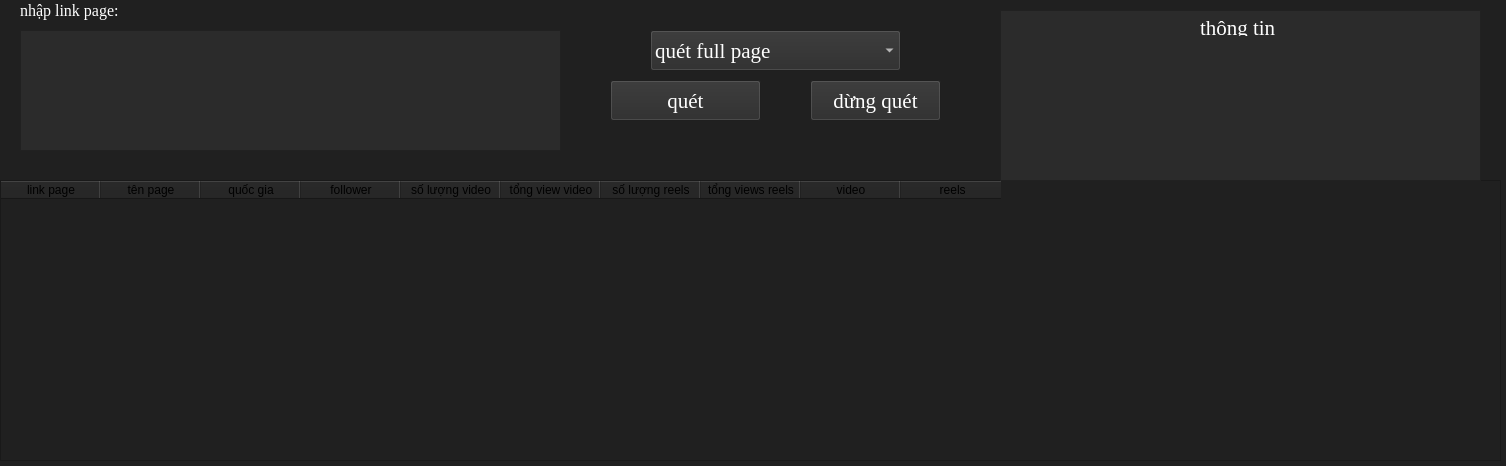
<?xml version="1.0" encoding="UTF-8"?>
<ui version="4.0">
 <class>Form</class>
 <widget class="QWidget" name="Form">
  <property name="geometry">
   <rect>
    <x>0</x>
    <y>0</y>
    <width>1506</width>
    <height>466</height>
   </rect>
  </property>
  <property name="font">
   <font>
    <family>Times New Roman</family>
    <pointsize>10</pointsize>
   </font>
  </property>
  <property name="windowTitle">
   <string>Form</string>
  </property>
  <property name="styleSheet">
   <string notr="true">background-color:rgb(32, 32, 32)</string>
  </property>
  <widget class="QLabel" name="label">
   <property name="geometry">
    <rect>
     <x>20</x>
     <y>0</y>
     <width>111</width>
     <height>20</height>
    </rect>
   </property>
   <property name="font">
    <font>
     <family>Times New Roman</family>
     <pointsize>12</pointsize>
    </font>
   </property>
   <property name="styleSheet">
    <string notr="true">color:rgb(255, 255, 255)</string>
   </property>
   <property name="text">
    <string>nhập link page: </string>
   </property>
  </widget>
  <widget class="QTextEdit" name="textcrawl">
   <property name="geometry">
    <rect>
     <x>20</x>
     <y>30</y>
     <width>541</width>
     <height>121</height>
    </rect>
   </property>
   <property name="styleSheet">
    <string notr="true">color:rgb(255, 255, 255);background-color:rgb(43, 43, 43)</string>
   </property>
  </widget>
  <widget class="QTableWidget" name="tableWidget">
   <property name="geometry">
    <rect>
     <x>0</x>
     <y>180</y>
     <width>1501</width>
     <height>281</height>
    </rect>
   </property>
   <property name="font">
    <font>
     <family>Segoe UI</family>
     <pointsize>10</pointsize>
    </font>
   </property>
   <property name="styleSheet">
    <string notr="true">background-color:rgb(43, 43, 43);color:rgb(255, 255, 255);
    QHeaderView::section {
        background-color: rgb(43, 43, 43);
        color: white;
    }
</string>
   </property>
   <column>
    <property name="text">
     <string>link page</string>
    </property>
    <property name="background">
     <color>
      <red>0</red>
      <green>0</green>
      <blue>0</blue>
     </color>
    </property>
    <property name="foreground">
     <brush brushstyle="NoBrush">
      <color alpha="255">
       <red>255</red>
       <green>255</green>
       <blue>255</blue>
      </color>
     </brush>
    </property>
   </column>
   <column>
    <property name="text">
     <string>tên page</string>
    </property>
   </column>
   <column>
    <property name="text">
     <string>quốc gia</string>
    </property>
   </column>
   <column>
    <property name="text">
     <string>follower</string>
    </property>
   </column>
   <column>
    <property name="text">
     <string>số lượng video</string>
    </property>
   </column>
   <column>
    <property name="text">
     <string>tổng view video</string>
    </property>
   </column>
   <column>
    <property name="text">
     <string>số lượng reels</string>
    </property>
   </column>
   <column>
    <property name="text">
     <string>tổng views reels</string>
    </property>
   </column>
   <column>
    <property name="text">
     <string>video</string>
    </property>
   </column>
   <column>
    <property name="text">
     <string> reels</string>
    </property>
   </column>
  </widget>
  <widget class="QPushButton" name="start">
   <property name="geometry">
    <rect>
     <x>610</x>
     <y>80</y>
     <width>151</width>
     <height>41</height>
    </rect>
   </property>
   <property name="font">
    <font>
     <family>Times New Roman</family>
     <pointsize>16</pointsize>
    </font>
   </property>
   <property name="cursor">
    <cursorShape>ClosedHandCursor</cursorShape>
   </property>
   <property name="styleSheet">
    <string notr="true">background-color:rgb(43, 43, 43);
color:rgb(255, 255, 255)</string>
   </property>
   <property name="text">
    <string>quét</string>
   </property>
  </widget>
  <widget class="QPushButton" name="stop">
   <property name="geometry">
    <rect>
     <x>810</x>
     <y>80</y>
     <width>131</width>
     <height>41</height>
    </rect>
   </property>
   <property name="font">
    <font>
     <family>Times New Roman</family>
     <pointsize>16</pointsize>
    </font>
   </property>
   <property name="cursor">
    <cursorShape>ClosedHandCursor</cursorShape>
   </property>
   <property name="styleSheet">
    <string notr="true">background-color:rgb(43, 43, 43);color:rgb(255, 255, 255)
</string>
   </property>
   <property name="text">
    <string>dừng quét</string>
   </property>
  </widget>
  <widget class="QComboBox" name="comboBox">
   <property name="geometry">
    <rect>
     <x>650</x>
     <y>30</y>
     <width>251</width>
     <height>41</height>
    </rect>
   </property>
   <property name="font">
    <font>
     <family>Times New Roman</family>
     <pointsize>16</pointsize>
    </font>
   </property>
   <property name="cursor">
    <cursorShape>ClosedHandCursor</cursorShape>
   </property>
   <property name="styleSheet">
    <string notr="true">background-color:rgb(43, 43, 43);
color : rgb(255, 255, 255)</string>
   </property>
   <item>
    <property name="text">
     <string>quét full page</string>
    </property>
   </item>
   <item>
    <property name="text">
     <string>chỉ quét follow</string>
    </property>
   </item>
   <item>
    <property name="text">
     <string>quét 10 video/reels gần nhất</string>
    </property>
   </item>
   <item>
    <property name="text">
     <string>chỉ quét video</string>
    </property>
   </item>
   <item>
    <property name="text">
     <string>chỉ quét reels</string>
    </property>
   </item>
  </widget>
  <widget class="QTableWidget" name="tableWidget_2">
   <property name="geometry">
    <rect>
     <x>1000</x>
     <y>10</y>
     <width>481</width>
     <height>171</height>
    </rect>
   </property>
   <property name="styleSheet">
    <string notr="true">background-color:rgb(43, 43, 43)</string>
   </property>
  </widget>
  <widget class="QLabel" name="label_4">
   <property name="geometry">
    <rect>
     <x>1200</x>
     <y>20</y>
     <width>81</width>
     <height>16</height>
    </rect>
   </property>
   <property name="font">
    <font>
     <family>Times New Roman</family>
     <pointsize>16</pointsize>
     <bold>false</bold>
    </font>
   </property>
   <property name="styleSheet">
    <string notr="true">background-color:rgb(43, 43, 43);color:rgb(255, 255, 255)
</string>
   </property>
   <property name="text">
    <string>thông tin</string>
   </property>
  </widget>
  <widget class="QLabel" name="label_2">
   <property name="geometry">
    <rect>
     <x>1020</x>
     <y>40</y>
     <width>291</width>
     <height>41</height>
    </rect>
   </property>
   <property name="font">
    <font>
     <family>Times New Roman</family>
     <pointsize>14</pointsize>
    </font>
   </property>
   <property name="styleSheet">
    <string notr="true">background-color:rgb(43, 43, 43);color:rgb(255, 255, 255)
</string>
   </property>
   <property name="text">
    <string/>
   </property>
  </widget>
  <widget class="QLabel" name="label_3">
   <property name="geometry">
    <rect>
     <x>1020</x>
     <y>140</y>
     <width>301</width>
     <height>31</height>
    </rect>
   </property>
   <property name="font">
    <font>
     <family>Times New Roman</family>
     <pointsize>14</pointsize>
    </font>
   </property>
   <property name="styleSheet">
    <string notr="true">background-color:rgb(43, 43, 43);color:rgb(255, 255, 255)
</string>
   </property>
   <property name="text">
    <string/>
   </property>
  </widget>
  <widget class="QLabel" name="label_5">
   <property name="geometry">
    <rect>
     <x>1020</x>
     <y>90</y>
     <width>311</width>
     <height>31</height>
    </rect>
   </property>
   <property name="font">
    <font>
     <family>Times New Roman</family>
     <pointsize>14</pointsize>
    </font>
   </property>
   <property name="styleSheet">
    <string notr="true">background-color:rgb(43, 43, 43);color:rgb(255, 255, 255)
</string>
   </property>
   <property name="text">
    <string/>
   </property>
  </widget>
 </widget>
 <resources/>
 <connections/>
</ui>
